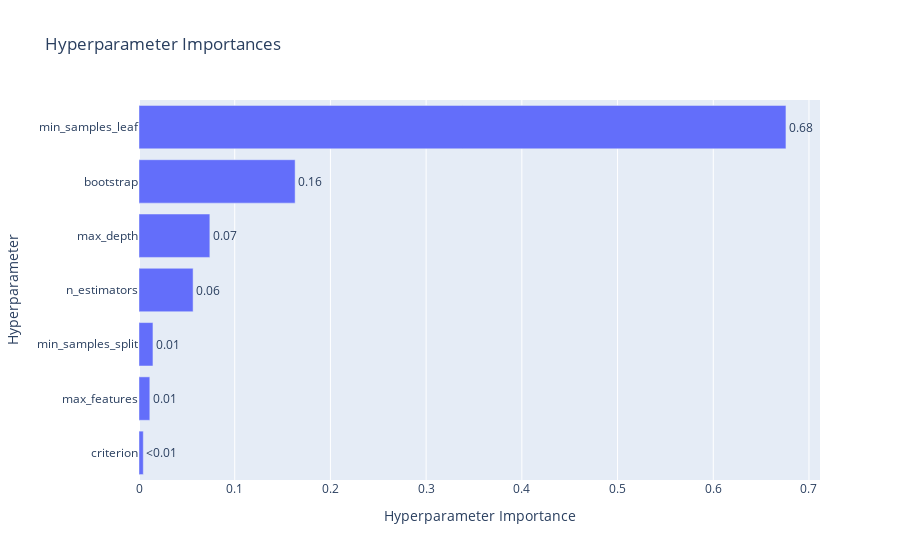

The cell this chart's notebook holds for it:
### Code cell
p_importance_no_feat_eng = optuna.visualization.plot_param_importances(study_no_feat_eng)
p_importance_no_feat_eng.show()

### Figure 1 — Plotly figure (JSON) as saved in the notebook; plotly's stock layout.template omitted (floating-point values rounded to 4 significant figures)
{"data": [{"cliponaxis": false, "hovertemplate": ["criterion (CategoricalDistribution): 0.004493379626625063<extra></extra>", "max_features (CategoricalDistribution): 0.01130550085599619<extra></extra>", "min_samples_split (IntDistribution): 0.01459040818081241<extra></extra>", "n_estimators (IntDistribution): 0.05652439217125371<extra></extra>", "max_depth (IntDistribution): 0.0740268011121118<extra></extra>", "bootstrap (CategoricalDistribution): 0.16312339516177102<extra></extra>", "min_samples_leaf (IntDistribution): 0.6759361228914299<extra></extra>"], "name": "Objective Value", "orientation": "h", "text": ["<0.01", "0.01", "0.01", "0.06", "0.07", "0.16", "0.68"], "textposition": "outside", "type": "bar", "x": [0.004493, 0.01131, 0.01459, 0.05652, 0.07403, 0.1631, 0.6759], "y": ["criterion", "max_features", "min_samples_split", "n_estimators", "max_depth", "bootstrap", "min_samples_leaf"]}], "layout": {"title": {"text": "Hyperparameter Importances"}, "xaxis": {"title": {"text": "Hyperparameter Importance"}}, "yaxis": {"title": {"text": "Hyperparameter"}}}}
